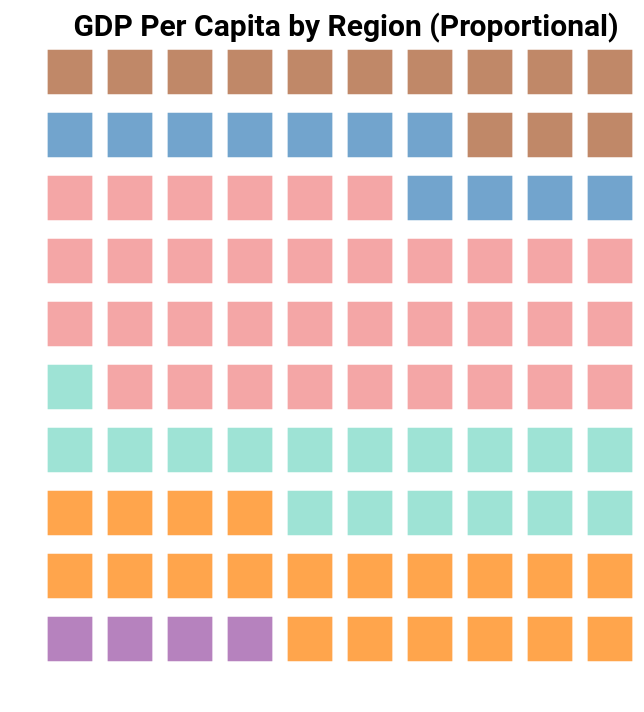

The Vega-Lite source for this figure:
### Vega-Lite specification from a JSON file in a GitHub repository (floating-point values rounded to 4 significant figures)
{"$schema": "https://vega.github.io/schema/vega-lite/v5.json", "description": "Waffle chart showing GDP per capita by region", "width": 300, "height": 315, "data": {"values": [{"Region": "Africa", "Square Count": 1, "row": 1, "column": 1}, {"Region": "Africa", "Square Count": 2, "row": 1, "column": 2}, {"Region": "Africa", "Square Count": 3, "row": 1, "column": 3}, {"Region": "Africa", "Square Count": 4, "row": 1, "column": 4}, {"Region": "Americas", "Square Count": 5, "row": 1, "column": 5}, {"Region": "Americas", "Square Count": 6, "row": 1, "column": 6}, {"Region": "Americas", "Square Count": 7, "row": 1, "column": 7}, {"Region": "Americas", "Square Count": 8, "row": 1, "column": 8}, {"Region": "Americas", "Square Count": 9, "row": 1, "column": 9}, {"Region": "Americas", "Square Count": 10, "row": 1, "column": 10}, {"Region": "Americas", "Square Count": 11, "row": 2, "column": 1}, {"Region": "Americas", "Square Count": 12, "row": 2, "column": 2}, {"Region": "Americas", "Square Count": 13, "row": 2, "column": 3}, {"Region": "Americas", "Square Count": 14, "row": 2, "column": 4}, {"Region": "Americas", "Square Count": 15, "row": 2, "column": 5}, {"Region": "Americas", "Square Count": 16, "row": 2, "column": 6}, {"Region": "Americas", "Square Count": 17, "row": 2, "column": 7}, {"Region": "Americas", "Square Count": 18, "row": 2, "column": 8}, {"Region": "Americas", "Square Count": 19, "row": 2, "column": 9}, {"Region": "Americas", "Square Count": 20, "row": 2, "column": 10}, {"Region": "Americas", "Square Count": 21, "row": 3, "column": 1}, {"Region": "Americas", "Square Count": 22, "row": 3, "column": 2}, {"Region": "Americas", "Square Count": 23, "row": 3, "column": 3}, {"Region": "Americas", "Square Count": 24, "row": 3, "column": 4}, {"Region": "Eastern Mediterranean", "Square Count": 25, "row": 3, "column": 5}, {"Region": "Eastern Mediterranean", "Square Count": 26, "row": 3, "column": 6}, {"Region": "Eastern Mediterranean", "Square Count": 27, "row": 3, "column": 7}, {"Region": "Eastern Mediterranean", "Square Count": 28, "row": 3, "column": 8}, {"Region": "Eastern Mediterranean", "Square Count": 29, "row": 3, "column": 9}, {"Region": "Eastern Mediterranean", "Square Count": 30, "row": 3, "column": 10}, {"Region": "Eastern Mediterranean", "Square Count": 31, "row": 4, "column": 1}, {"Region": "Eastern Mediterranean", "Square Count": 32, "row": 4, "column": 2}, {"Region": "Eastern Mediterranean", "Square Count": 33, "row": 4, "column": 3}, {"Region": "Eastern Mediterranean", "Square Count": 34, "row": 4, "column": 4}, {"Region": "Eastern Mediterranean", "Square Count": 35, "row": 4, "column": 5}, {"Region": "Eastern Mediterranean", "Square Count": 36, "row": 4, "column": 6}, {"Region": "Eastern Mediterranean", "Square Count": 37, "row": 4, "column": 7}, {"Region": "Eastern Mediterranean", "Square Count": 38, "row": 4, "column": 8}, {"Region": "Eastern Mediterranean", "Square Count": 39, "row": 4, "column": 9}, {"Region": "Eastern Mediterranean", "Square Count": 40, "row": 4, "column": 10}, {"Region": "Eastern Mediterranean", "Square Count": 41, "row": 5, "column": 1}, {"Region": "Europe", "Square Count": 42, "row": 5, "column": 2}, {"Region": "Europe", "Square Count": 43, "row": 5, "column": 3}, {"Region": "Europe", "Square Count": 44, "row": 5, "column": 4}, {"Region": "Europe", "Square Count": 45, "row": 5, "column": 5}, {"Region": "Europe", "Square Count": 46, "row": 5, "column": 6}, {"Region": "Europe", "Square Count": 47, "row": 5, "column": 7}, {"Region": "Europe", "Square Count": 48, "row": 5, "column": 8}, {"Region": "Europe", "Square Count": 49, "row": 5, "column": 9}, {"Region": "Europe", "Square Count": 50, "row": 5, "column": 10}, {"Region": "Europe", "Square Count": 51, "row": 6, "column": 1}, {"Region": "Europe", "Square Count": 52, "row": 6, "column": 2}, {"Region": "Europe", "Square Count": 53, "row": 6, "column": 3}, {"Region": "Europe", "Square Count": 54, "row": 6, "column": 4}, {"Region": "Europe", "Square Count": 55, "row": 6, "column": 5}, {"Region": "Europe", "Square Count": 56, "row": 6, "column": 6}, {"Region": "Europe", "Square Count": 57, "row": 6, "column": 7}, {"Region": "Europe", "Square Count": 58, "row": 6, "column": 8}, {"Region": "Europe", "Square Count": 59, "row": 6, "column": 9}, {"Region": "Europe", "Square Count": 60, "row": 6, "column": 10}, {"Region": "Europe", "Square Count": 61, "row": 7, "column": 1}, {"Region": "Europe", "Square Count": 62, "row": 7, "column": 2}, {"Region": "Europe", "Square Count": 63, "row": 7, "column": 3}, {"Region": "Europe", "Square Count": 64, "row": 7, "column": 4}, {"Region": "Europe", "Square Count": 65, "row": 7, "column": 5}, {"Region": "Europe", "Square Count": 66, "row": 7, "column": 6}, {"Region": "Europe", "Square Count": 67, "row": 7, "column": 7}, {"Region": "Europe", "Square Count": 68, "row": 7, "column": 8}, {"Region": "Europe", "Square Count": 69, "row": 7, "column": 9}, {"Region": "Europe", "Square Count": 70, "row": 7, "column": 10}, {"Region": "Europe", "Square Count": 71, "row": 8, "column": 1}, {"Region": "Europe", "Square Count": 72, "row": 8, "column": 2}, {"Region": "Europe", "Square Count": 73, "row": 8, "column": 3}, {"Region": "Europe", "Square Count": 74, "row": 8, "column": 4}, {"Region": "Europe", "Square Count": 75, "row": 8, "column": 5}, {"Region": "Europe", "Square Count": 76, "row": 8, "column": 6}, {"Region": "South-East Asia", "Square Count": 77, "row": 8, "column": 7}, {"Region": "South-East Asia", "Square Count": 78, "row": 8, "column": 8}, {"Region": "South-East Asia", "Square Count": 79, "row": 8, "column": 9}, {"Region": "South-East Asia", "Square Count": 80, "row": 8, "column": 10}, {"Region": "South-East Asia", "Square Count": 81, "row": 9, "column": 1}, {"Region": "South-East Asia", "Square Count": 82, "row": 9, "column": 2}, {"Region": "South-East Asia", "Square Count": 83, "row": 9, "column": 3}, {"Region": "South-East Asia", "Square Count": 84, "row": 9, "column": 4}, {"Region": "South-East Asia", "Square Count": 85, "row": 9, "column": 5}, {"Region": "South-East Asia", "Square Count": 86, "row": 9, "column": 6}, {"Region": "South-East Asia", "Square Count": 87, "row": 9, "column": 7}, {"Region": "Western Pacific", "Square Count": 88, "row": 9, "column": 8}, {"Region": "Western Pacific", "Square Count": 89, "row": 9, "column": 9}, {"Region": "Western Pacific", "Square Count": 90, "row": 9, "column": 10}, {"Region": "Western Pacific", "Square Count": 91, "row": 10, "column": 1}, {"Region": "Western Pacific", "Square Count": 92, "row": 10, "column": 2}, {"Region": "Western Pacific", "Square Count": 93, "row": 10, "column": 3}, {"Region": "Western Pacific", "Square Count": 94, "row": 10, "column": 4}, {"Region": "Western Pacific", "Square Count": 95, "row": 10, "column": 5}, {"Region": "Western Pacific", "Square Count": 96, "row": 10, "column": 6}, {"Region": "Western Pacific", "Square Count": 97, "row": 10, "column": 7}, {"Region": "Western Pacific", "Square Count": 98, "row": 10, "column": 8}, {"Region": "Western Pacific", "Square Count": 99, "row": 10, "column": 9}, {"Region": "Western Pacific", "Square Count": 100, "row": 10, "column": 10}]}, "layer": [{"mark": {"type": "square", "size": 500}, "encoding": {"x": {"field": "column", "type": "quantitative", "axis": null}, "y": {"field": "row", "type": "quantitative", "axis": null}, "color": {"field": "Region", "type": "nominal", "legend": null, "scale": {"domain": ["Eastern Mediterranean", "Africa", "Americas", "Europe", "South-East Asia", "Western Pacific"], "range": ["#76D7C4", "#984ea3", "#ff7f00", "#F08080", "#377eb8", "#a65628"]}}, "tooltip": [{"field": "Region"}]}, "title": {"text": "GDP Per Capita by Region (Proportional)", "dx": 18, "orient": "top", "font": "Roboto", "fontSize": 15}}], "config": {"style": {"cell": {"stroke": "transparent"}}}}
